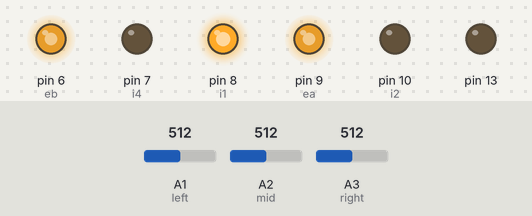
The sketch below on a simulated Arduino Uno, built with avr-gcc and run on an emulated ATmega328P. Parts: output pins drawn as LEDs (lit = HIGH). The test bench sets the inputs (shaded band); at power-on: A1 (left) = 512, A3 (right) = 512, A2 (mid) = 512. Random numbers use the default seed unless the sketch sets one.

Above: at 1.2 s.
1.3 s: A1 (left) set to 592
2.8 s: A1 (left) set to 615
At 3.1 s:
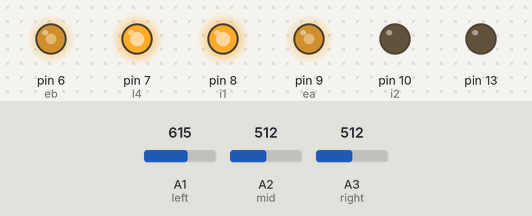
4.3 s: A1 (left) set to 590
At 4.9 s:
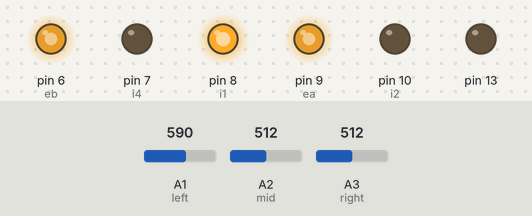
5.8 s: A3 (right) set to 592
7.3 s: A3 (right) set to 611
At 7.8 s:
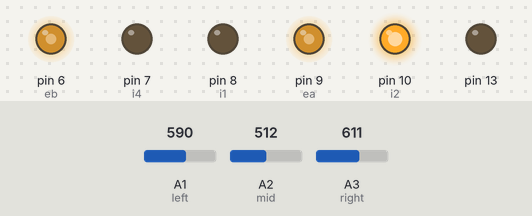
8.8 s: A3 (right) set to 590
At 9.6 s:
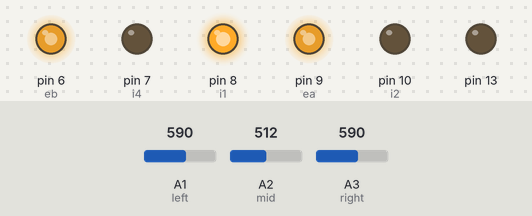
Timing chart, 0 to 11.3 s (numbered marks = the images above; inputs shaded):
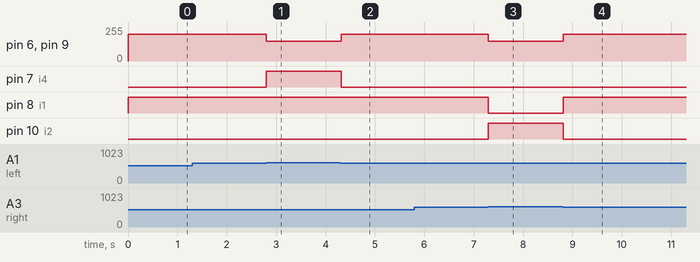

The sketch:

movement.ino
```cpp
//Obstacle Avoiding robot
//psbots.blogspot.com

const int left=1,mid=2,right=3;
const int i1=8,i2=10,ea=9,i3=5,i4=7,eb=6;
const int cthres=600,rthres=600,lthres=600;
int s1=0;
int s2=0;
int s3=0;
int r;

void setup()
{
Serial.begin(9600);
pinMode(i1,OUTPUT);
pinMode(i2,OUTPUT);
pinMode(ea,OUTPUT);
pinMode(13,OUTPUT);
pinMode(i4,OUTPUT);
pinMode(eb,OUTPUT);
}

void updateS()
{
s1=analogRead(left);
s2=analogRead(mid);
s3=analogRead(right);
}

void moveforward()
{
analogWrite(ea,200);
analogWrite(eb,200);
digitalWrite(i2,LOW);
digitalWrite(i1,HIGH);
digitalWrite(i4,LOW);
digitalWrite(i3,HIGH);
}

void turnleft()
{
analogWrite(ea,150);
analogWrite(eb,150);
digitalWrite(i1,LOW);
digitalWrite(i2,HIGH);
digitalWrite(i4,LOW);
digitalWrite(i3,HIGH);
}

void turnright()
{
analogWrite(eb,150);
analogWrite(ea,150);
digitalWrite(i2,LOW);
digitalWrite(i1,HIGH);
digitalWrite(i3,LOW);
digitalWrite(i4,HIGH);
}

void loop()
{
moveforward();

updateS();

if(s2>cthres)
{
randomSeed(analogRead(0));
r=random(3000);
if(r%2==0)
turnright();
else
turnleft();
while((s3>rthres-10||s2>cthres-10))
{
updateS();
delay(10);
}
moveforward();
}

if((s3>rthres)||((s3>rthres)&&(s2>cthres)))
{
turnleft();
while(s3>rthres-10)
{
updateS();
delay(10);
}
moveforward();
}

if((s1>lthres)||((s1>lthres)&&(s2>cthres)))
{
turnright();
while(s1>lthres-10)
{
updateS();
delay(10);
}
moveforward();
}

}
```

Measured:
- the behaviour switches between 600 and 601 on A1 (left) (found by bisection; images 0 and 1)
- the behaviour switches between 600 and 601 on A3 (right) (found by bisection; images 2 and 3)
- after the input at 1.3 s, every drawn part: stays the same
- after the input at 2.8 s, pin 6 (eb), pin 9 (ea): 200/255 → 150/255 at once; pin 7 (i4): LOW → HIGH at once
- after the input at 4.3 s, pin 6 (eb), pin 9 (ea): 150/255 → 200/255 at once; pin 7 (i4): HIGH → LOW at once
- after the input at 5.8 s, every drawn part: stays the same
- after the input at 7.3 s, pin 6 (eb), pin 9 (ea): 200/255 → 150/255 at once; pin 8 (i1): HIGH → LOW at once; pin 10 (i2): LOW → HIGH at once
- after the input at 8.8 s, pin 6 (eb), pin 9 (ea): 150/255 → 200/255 at once; pin 8 (i1): LOW → HIGH at once; pin 10 (i2): HIGH → LOW at once
